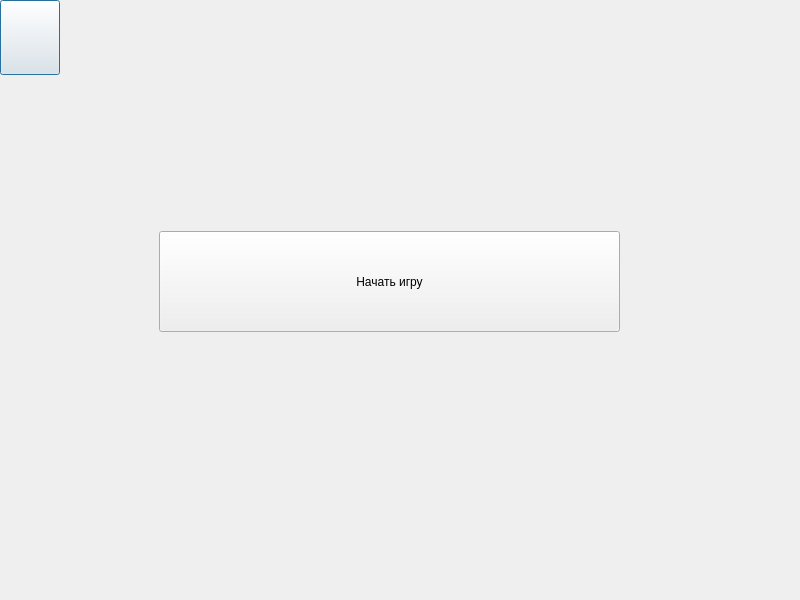
<?xml version="1.0" encoding="UTF-8"?>
<ui version="4.0">
 <class>game_usach</class>
 <widget class="QDialog" name="game_usach">
  <property name="geometry">
   <rect>
    <x>0</x>
    <y>0</y>
    <width>800</width>
    <height>600</height>
   </rect>
  </property>
  <property name="windowTitle">
   <string>Dialog</string>
  </property>
  <widget class="QPushButton" name="pushButton">
   <property name="geometry">
    <rect>
     <x>0</x>
     <y>0</y>
     <width>60</width>
     <height>75</height>
    </rect>
   </property>
   <property name="text">
    <string/>
   </property>
   <property name="icon">
    <iconset resource="winresourse.qrc">
     <normaloff>:/img/image/usachonok.png</normaloff>:/img/image/usachonok.png</iconset>
   </property>
   <property name="iconSize">
    <size>
     <width>60</width>
     <height>75</height>
    </size>
   </property>
  </widget>
  <widget class="QPushButton" name="pushButton_2">
   <property name="geometry">
    <rect>
     <x>159</x>
     <y>231</y>
     <width>461</width>
     <height>101</height>
    </rect>
   </property>
   <property name="text">
    <string>Начать игру</string>
   </property>
  </widget>
 </widget>
 <resources>
  <include location="winresourse.qrc"/>
 </resources>
 <connections/>
</ui>
